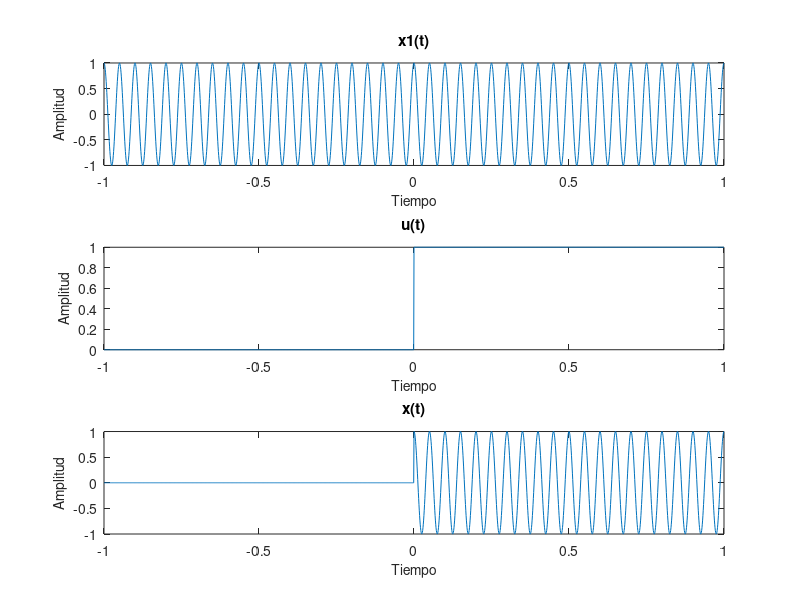

Source code (MATLAB):
% TEMA 1.2 - EJ 10
clear all;
close all;

%Variables
f= 20;        %Frecuencia senal
fs= 1000;     %Frecuencia de muestreo
t= -1:1/fs:1;  %Vector tiempo (paso)

Ts= 1/fs;     %Periodo de muestreo

%Funciones
%xt= (cos(2*pi*f*t)) * (t>0)
x1t= cos(2*pi*f*t);
ut= (t>=0);
xt= x1t.*ut;

figure;

subplot(3,1,1);
plot(t,x1t);
xlabel('Tiempo',"Fontsize",10);
ylabel('Amplitud',"Fontsize",10);
title("x1(t)");

subplot(3,1,2);
plot(t,ut);
xlabel('Tiempo',"Fontsize",10);
ylabel('Amplitud',"Fontsize",10);
title("u(t)");

subplot(3,1,3);
plot(t,xt);
xlabel('Tiempo',"Fontsize",10);
ylabel('Amplitud',"Fontsize",10);
title("x(t)")